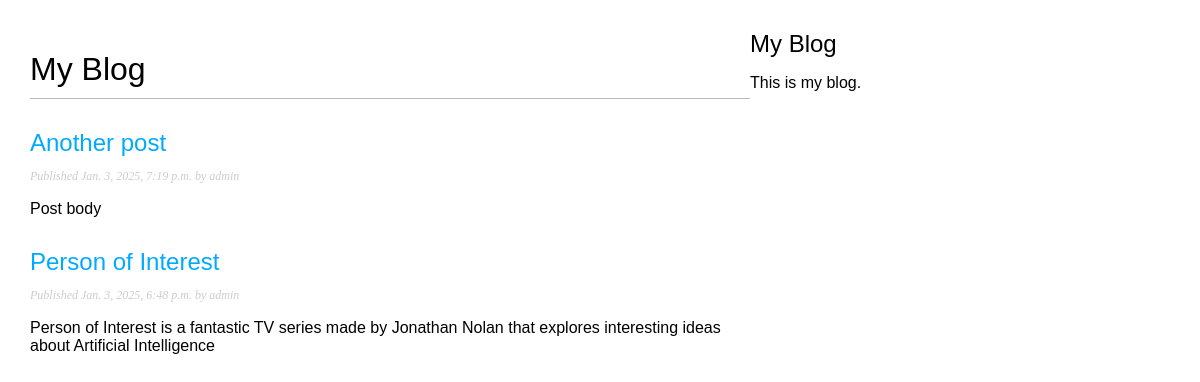
Screenshot of /blog/ with the database file from the repository.
### blog/models.py (models this page shows, shortened)
class Post(models.Model):
    class Status(models.TextChoices):
        DRAFT = 'DF', 'Draft'
        PUBLISHED = 'PB', 'Published'
    title = models.CharField(max_length=250)
    slug = models.SlugField(max_length=250, unique_for_date='publish')
    body = models.TextField()
    publish = models.DateTimeField(default=timezone.now)
    created = models.DateTimeField(auto_now_add=True)
    updated = models.DateTimeField(auto_now=True)
    status = models.CharField(max_length=2, choices=Status, default=Status.DRAFT)
    author = models.ForeignKey(
        settings.AUTH_USER_MODEL,
        on_delete=models.CASCADE,
        related_name='blog_posts'
    )
    objects = models.Manager()
    published = PublishedManager()
    class Meta:
        ordering = ['-publish']
        indexes = [models.Index(fields=['-publish'])]
    def get_absolute_url(self):
        return reverse(
            'blog:post_detail',
            args=[
                self.publish.year,
                self.publish.month,
                self.publish.day,
                self.slug
            ]
        )

### blog/views.py (the view)
# urls.py: path('', view=views.post_list, name='post_list'),
def post_list(request):
    posts = Post.objects.all()
    return render(
        request,
        'blog/post/list.html',
        {'posts': posts}
    )

### blog/templates/blog/post/list.html (shortened to what this page needs)
{% extends 'blog/base.html' %}
{% block content %}
    <h1>My Blog</h1>
    {% for post in posts %}
        <h2><a href="{{post.get_absolute_url}}">
            {{post.title}}
        </a></h2>
        <p class="date">
            Published {{ post.publish }} by {{ post.author }}
        </p>
        {{ post.body|truncatewords:30|linebreaks }}
    {% endfor %}
{% endblock  %}

### blog/static/css/blog.css (style rules this page uses)
body { margin:0; padding:0; font-family:helvetica, sans-serif; }
a { color:#00abff; text-decoration:none; }
h1 { font-weight:normal; border-bottom:1px solid #bbb; padding:0 0 10px 0; }
h2 { font-weight:normal; margin:30px 0 0; }
p.date { color:#ccc; font-family: georgia, serif; font-size: 12px; font-style: italic; }

### rows the page displays
Post: title "Another post", publish "Jan. 3, 2025, 7:19 p.m.", author "admin", body "Post body"
Post: title "Person of Interest", publish "Jan. 3, 2025, 6:48 p.m.", author "admin", body "Person of Interest is a fantastic TV series made by Jonathan Nolan that explores interesting ideas about Artificial Intelligence"
